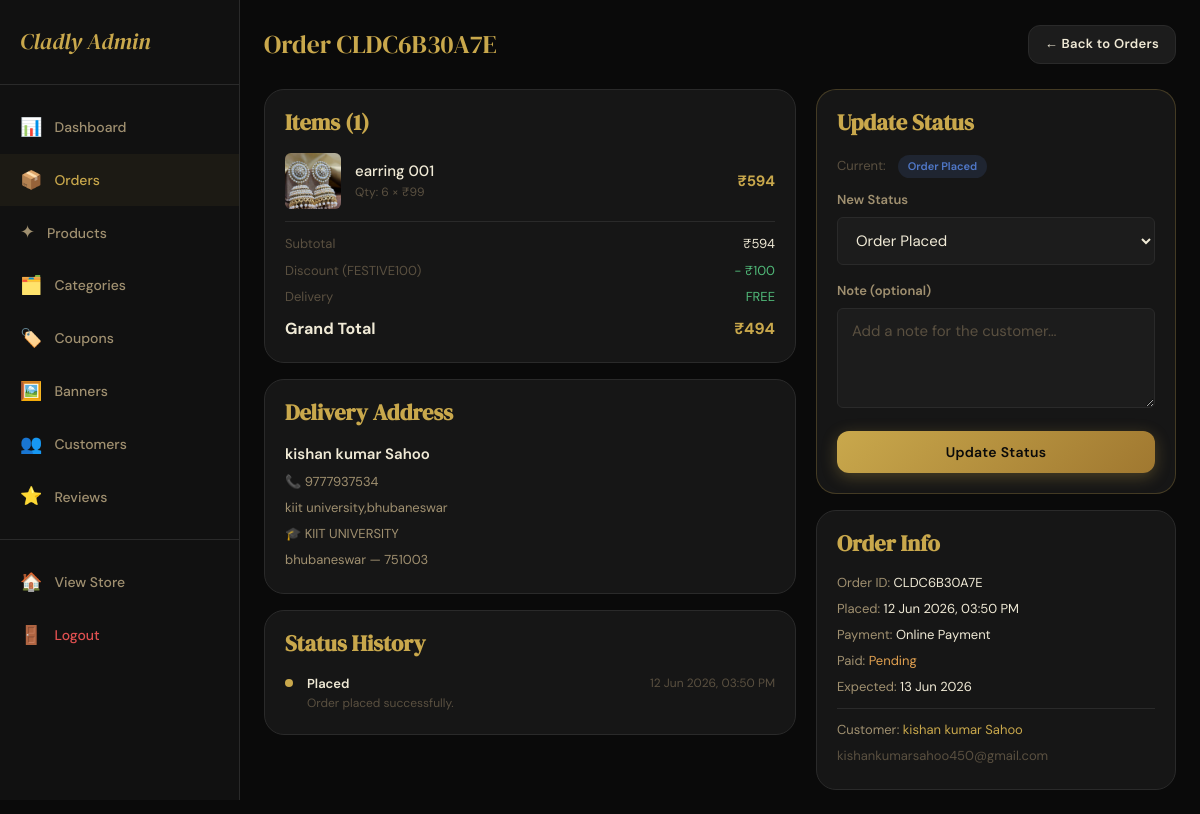
The page /admin-panel/orders/CLDC6B30A7E/ (signed in) on the database as committed earlier.
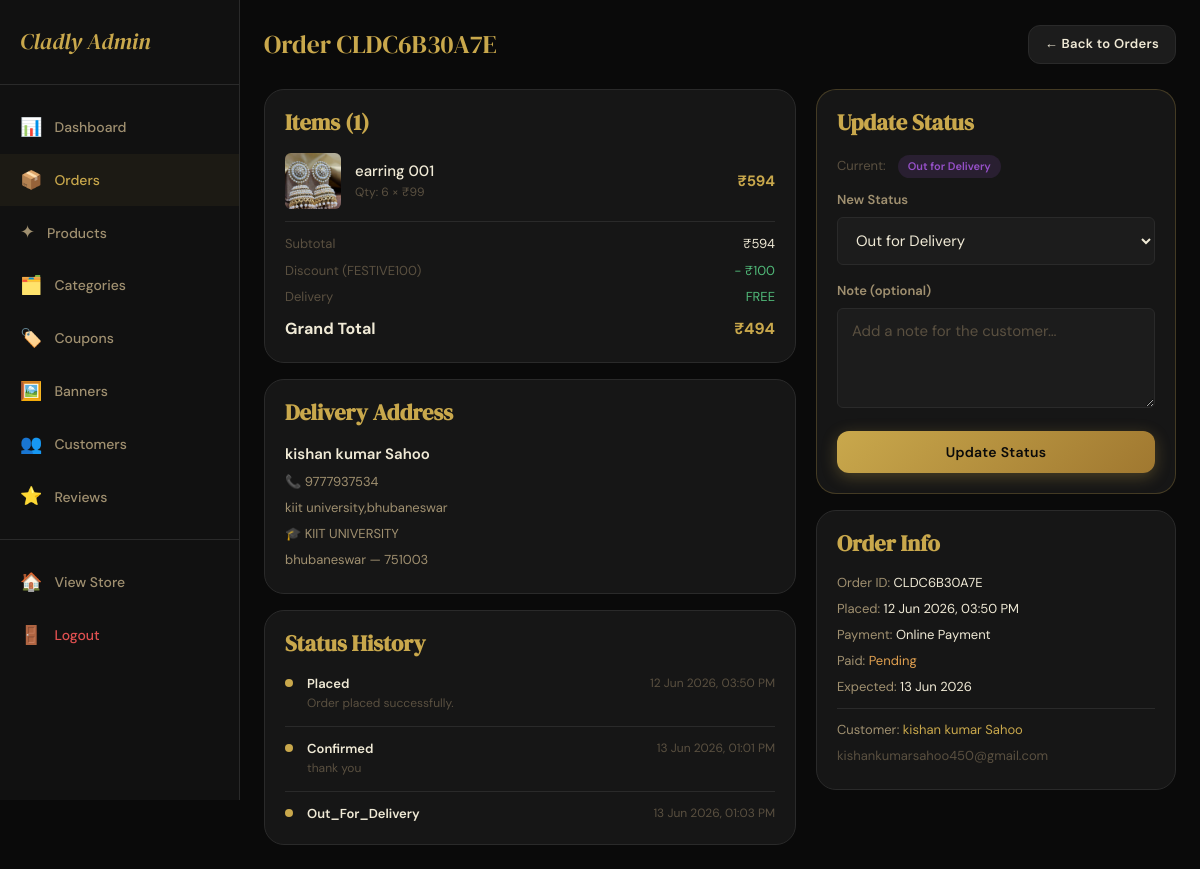
The same page on the database as committed later.
### store/models.py (models this page shows, shortened)
class OrderItem(models.Model):
    order = models.ForeignKey(Order, on_delete=models.CASCADE, related_name='items')
    product = models.ForeignKey(Product, on_delete=models.SET_NULL, null=True)
    product_name = models.CharField(max_length=200)  # snapshot
    product_image = models.CharField(max_length=500, blank=True)  # snapshot
    quantity = models.IntegerField()
    price = models.DecimalField(max_digits=10, decimal_places=2)
    original_price = models.DecimalField(max_digits=10, decimal_places=2)
    def subtotal(self):
        return self.price * self.quantity

class OrderStatusHistory(models.Model):
    order = models.ForeignKey(Order, on_delete=models.CASCADE, related_name='status_history')
    status = models.CharField(max_length=30)
    note = models.TextField(blank=True)
    updated_at = models.DateTimeField(auto_now_add=True)
    class Meta:
        ordering = ['updated_at']

class Order(models.Model):
    STATUS_CHOICES = [
        ('placed', 'Order Placed'),
        ('confirmed', 'Confirmed'),
        ('packed', 'Packed'),
        ('out_for_delivery', 'Out for Delivery'),
        ('delivered', 'Delivered'),
        ('cancelled', 'Cancelled'),
    ]
    PAYMENT_CHOICES = [
        ('cod', 'Cash on Delivery'),
        ('upi', 'UPI Payment'),
        ('online', 'Online Payment'),
    ]
    order_id = models.CharField(max_length=20, unique=True)
    user = models.ForeignKey(User, on_delete=models.SET_NULL, null=True, related_name='orders')
    address = models.ForeignKey(Address, on_delete=models.SET_NULL, null=True)
    delivery_name = models.CharField(max_length=150)
    delivery_mobile = models.CharField(max_length=15)
    delivery_address = models.TextField()
    delivery_college = models.CharField(max_length=200, blank=True)
    delivery_hostel = models.CharField(max_length=200, blank=True)
    delivery_room = models.CharField(max_length=50, blank=True)
    delivery_city = models.CharField(max_length=100)
    delivery_pincode = models.CharField(max_length=10)
    subtotal = models.DecimalField(max_digits=10, decimal_places=2)
    delivery_charge = models.DecimalField(max_digits=10, decimal_places=2, default=0)
    discount_amount = models.DecimalField(max_digits=10, decimal_places=2, default=0)
    grand_total = models.DecimalField(max_digits=10, decimal_places=2)
    coupon = models.ForeignKey(Coupon, on_delete=models.SET_NULL, null=True, blank=True)
    coupon_code = models.CharField(max_length=50, blank=True)
    payment_method = models.CharField(max_length=20, choices=PAYMENT_CHOICES, default='cod')
    payment_status = models.BooleanField(default=False)
    payment_transaction_id = models.CharField(max_length=200, blank=True)
    status = models.CharField(max_length=30, choices=STATUS_CHOICES, default='placed')
    placed_at = models.DateTimeField(auto_now_add=True)
    updated_at = models.DateTimeField(auto_now=True)
    expected_delivery = models.DateField(null=True, blank=True)
    notes = models.TextField(blank=True)
    class Meta:
        ordering = ['-placed_at']

class User(AbstractBaseUser, PermissionsMixin):
    full_name = models.CharField(max_length=150)
    email = models.EmailField(unique=True)
    mobile = models.CharField(max_length=15, unique=True, null=True, blank=True)
    is_active = models.BooleanField(default=True)
    is_staff = models.BooleanField(default=False)
    date_joined = models.DateTimeField(default=timezone.now)
    profile_image = models.ImageField(upload_to='profiles/', null=True, blank=True)
    referral_code = models.CharField(max_length=20, unique=True, blank=True)
    referred_by = models.ForeignKey('self', null=True, blank=True, on_delete=models.SET_NULL, related_name='referrals')
    referral_credits = models.DecimalField(max_digits=10, decimal_places=2, default=0)
    USERNAME_FIELD = 'email'
    REQUIRED_FIELDS = ['full_name']
    objects = UserManager()

### store/views.py (the view)
# urls.py: path('admin-panel/orders/<str:order_id>/', views.admin_order_detail, name='admin_order_detail'),
@user_passes_test(is_admin, login_url='/login/')
def admin_order_detail(request, order_id):
    order = get_object_or_404(Order, order_id=order_id)
    return render(request, 'store/admin/order_detail.html', {
        'order': order,
        'status_choices': Order.STATUS_CHOICES,
    })

### store/context_processors.py (called while the page is built)
def cart_wishlist_count(request):
    cart_count = 0
    wishlist_count = 0
    notif_count = 0
    if request.user.is_authenticated:
        cart_count = Cart.objects.filter(user=request.user).count()
        wishlist_count = Wishlist.objects.filter(user=request.user).count()
        notif_count = Notification.objects.filter(user=request.user, is_read=False).count()
    else:
        session_key = request.session.session_key
        if session_key:
            cart_count = Cart.objects.filter(session_key=session_key).count()
    return {
        'cart_count': cart_count,
        'wishlist_count': wishlist_count,
        'notif_count': notif_count,
    }

def categories_list(request):
    categories = Category.objects.filter(is_active=True).order_by('order', 'name')
    return {'nav_categories': categories}

### store/views.py (called while the page is built)
def is_admin(user):
    return user.is_authenticated and user.is_staff

### store/templates/store/admin/order_detail.html (shortened to what the changed rows need)
{% extends 'store/admin/base_admin.html' %}
{% block admin_content %}
<div class="admin-header">
  <div class="admin-page-title">Order {{ order.order_id }}</div>
  <a href="{% url 'admin_orders' %}" class="btn btn-dark btn-sm">← Back to Orders</a>
</div>
<div style="display:grid;grid-template-columns:1fr 360px;gap:20px;">
  <div>
    <div style="background:var(--black-card);border:1px solid var(--border);border-radius:var(--radius-lg);padding:20px;margin-bottom:16px;">
      <h3 style="font-family:var(--font-display);color:var(--gold);margin-bottom:16px;">Items ({{ order.items.count }})</h3>
      {% for item in order.items.all %}
        <div style="display:flex;gap:14px;align-items:center;{% if not forloop.last %}border-bottom:1px solid var(--border);padding-bottom:14px;margin-bottom:14px;{% endif %}">
          {% if item.product_image %}
            <img src="{{ item.product_image }}" style="width:56px;height:56px;border-radius:var(--radius-sm);object-fit:cover;">
          {% else %}
            <div style="width:56px;height:56px;border-radius:var(--radius-sm);background:var(--surface);display:flex;align-items:center;justify-content:center;color:var(--text-muted);">✦</div>
          {% endif %}
          <div style="flex:1;">
            <div style="font-weight:500;">{{ item.product_name }}</div>
            <div style="font-size:12px;color:var(--text-muted);">Qty: {{ item.quantity }} × ₹{{ item.price|floatformat:0 }}</div>
          </div>
          <div style="font-weight:700;color:var(--gold);">₹{{ item.subtotal|floatformat:0 }}</div>
        </div>
      {% endfor %}
      <div style="border-top:1px solid var(--border);margin-top:12px;padding-top:12px;">
        <div style="display:flex;justify-content:space-between;font-size:13px;margin-bottom:6px;">
          <span style="color:var(--text-muted);">Subtotal</span><span>₹{{ order.subtotal|floatformat:0 }}</span>
        </div>
        {% if order.discount_amount > 0 %}
          <div style="display:flex;justify-content:space-between;font-size:13px;margin-bottom:6px;">
            <span style="color:var(--text-muted);">Discount ({{ order.coupon_code }})</span>
            <span style="color:var(--success);">− ₹{{ order.discount_amount|floatformat:0 }}</span>
          </div>
        {% endif %}
        <div style="display:flex;justify-content:space-between;font-size:13px;margin-bottom:6px;">
        </div>
        <div style="display:flex;justify-content:space-between;font-size:16px;font-weight:700;margin-top:8px;">
          <span>Grand Total</span><span style="color:var(--gold);">₹{{ order.grand_total|floatformat:0 }}</span>
        </div>
      </div>
    </div>
    <div style="background:var(--black-card);border:1px solid var(--border);border-radius:var(--radius-lg);padding:20px;margin-bottom:16px;">
      <div style="font-size:13px;line-height:2;color:var(--text-secondary);">
        <div style="font-weight:600;color:var(--text-primary);font-size:15px;">{{ order.delivery_name }}</div>
        <div>📞 {{ order.delivery_mobile }}</div>
        <div>{{ order.delivery_address }}</div>
        {% if order.delivery_college %}<div>🎓 {{ order.delivery_college }}</div>{% endif %}
        <div>{{ order.delivery_city }} — {{ order.delivery_pincode }}</div>
      </div>
    </div>
    <div style="background:var(--black-card);border:1px solid var(--border);border-radius:var(--radius-lg);padding:20px;">
      {% for history in order.status_history.all %}
        <div style="display:flex;gap:14px;align-items:flex-start;{% if not forloop.last %}border-bottom:1px solid var(--border);padding-bottom:12px;margin-bottom:12px;{% endif %}">
          <div style="width:8px;height:8px;background:var(--gold);border-radius:50%;margin-top:5px;flex-shrink:0;"></div>
          <div style="flex:1;">
            <div style="font-weight:600;font-size:13px;">{{ history.status|title }}</div>
            {% if history.note %}<div style="font-size:12px;color:var(--text-muted);">{{ history.note }}</div>{% endif %}
          </div>
          <div style="font-size:12px;color:var(--text-muted);white-space:nowrap;">{{ history.updated_at|date:"d M Y, h:i A" }}</div>
        </div>
      {% empty %}
        <p style="color:var(--text-muted);font-size:13px;">No history yet.</p>
      {% endfor %}
    </div>
  </div>
  <div>
    <div style="background:var(--black-card);border:1px solid var(--border-gold);border-radius:var(--radius-lg);padding:20px;margin-bottom:16px;">
      <div style="margin-bottom:12px;">
        <span style="font-size:13px;color:var(--text-muted);">Current:</span>
        <span class="status-badge status-{{ order.status }}" style="margin-left:8px;">{{ order.get_status_display }}</span>
      </div>
      <form method="post" action="{% url 'admin_update_order_status' order.order_id %}">
        <div class="form-group">
          <label class="form-label">New Status</label>
          <select name="status" class="form-control">
            {% for val, label in status_choices %}
              <option value="{{ val }}" {% if order.status == val %}selected{% endif %}>{{ label }}</option>
            {% endfor %}
          </select>
        </div>
      </form>
    </div>
    <div style="background:var(--black-card);border:1px solid var(--border);border-radius:var(--radius-lg);padding:20px;">
      <div style="font-size:13px;line-height:2;color:var(--text-secondary);">
        <div>Order ID: <span style="color:var(--text-primary);">{{ order.order_id }}</span></div>
        <div>Placed: <span style="color:var(--text-primary);">{{ order.placed_at|date:"d M Y, h:i A" }}</span></div>
        <div>Payment: <span style="color:var(--text-primary);">{{ order.get_payment_method_display }}</span></div>
        {% if order.expected_delivery %}
          <div>Expected: <span style="color:var(--text-primary);">{{ order.expected_delivery|date:"d M Y" }}</span></div>
        {% endif %}
        {% if order.user %}
          <div style="border-top:1px solid var(--border);margin-top:8px;padding-top:8px;">
            Customer: <span style="color:var(--gold);">{{ order.user.full_name }}</span><br>
            <span style="color:var(--text-muted);">{{ order.user.email }}</span>
          </div>
        {% endif %}
      </div>
    </div>
  </div>
</div>
{% endblock %}

Rows that differ between the two databases and show on the page:
changed Order "CLDC6B30A7E": status "Order Placed" → "Out for Delivery"
added OrderStatusHistory: status "Confirmed", note "thank you", updated_at "13 Jun 2026, 01:01 PM"
added OrderStatusHistory: status "Out_For_Delivery", updated_at "13 Jun 2026, 01:03 PM"
